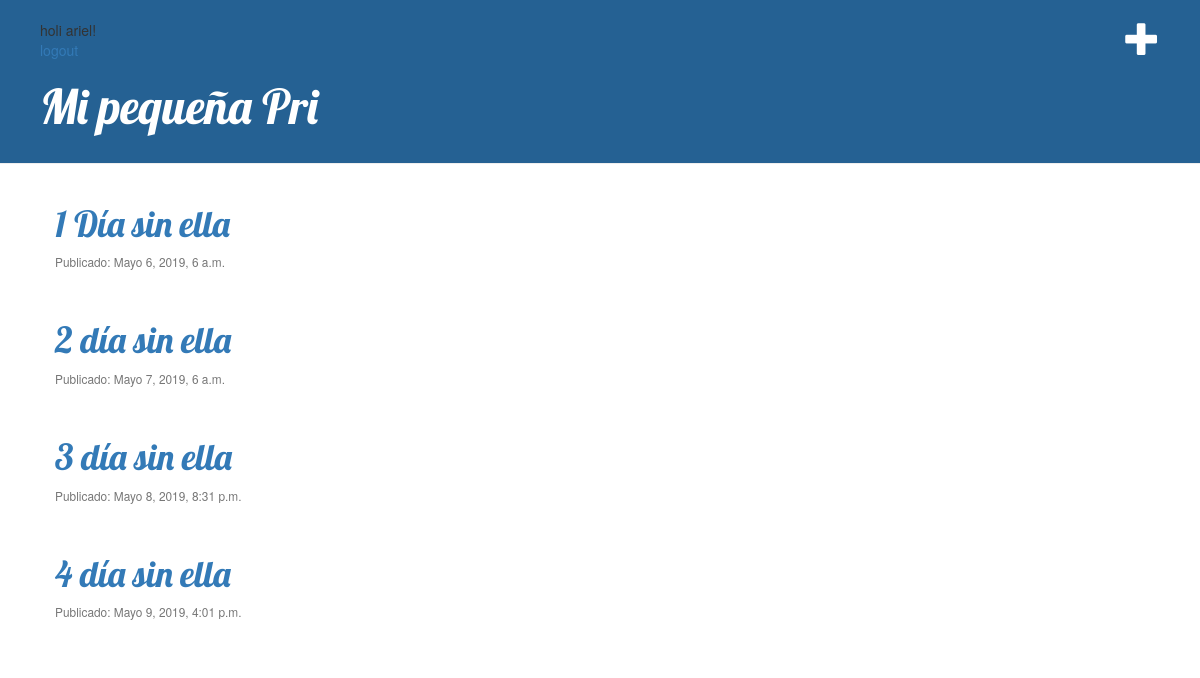
Page / (signed in) on the earlier database version.
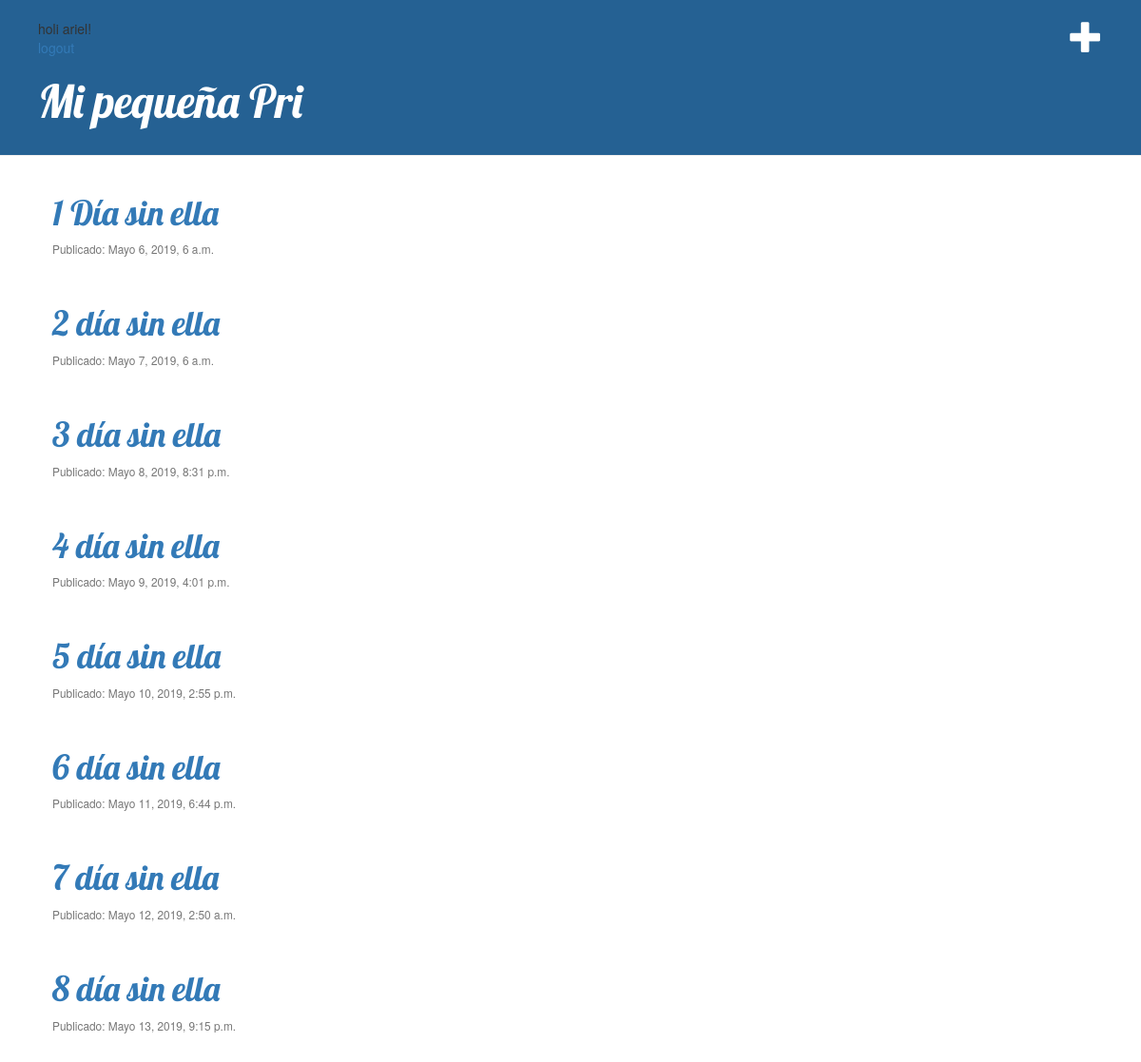
Same page on the later database version.
### blog/models.py (models this page shows, shortened)
class Post(models.Model):
    author = models.ForeignKey('auth.User', on_delete=models.CASCADE)
    title = models.CharField(max_length=200)
    text = models.TextField()
    created_date = models.DateTimeField(
            default=timezone.now)
    published_date = models.DateTimeField(
            blank=True, null=True)

### blog/views.py (the view)
# urls.py: path('', views.post_list, name='post_list'),
@login_required
def post_list(request):
    posts = Post.objects.filter(published_date__lte=timezone.now()).order_by('published_date')
    return render(request, 'blog/post_list.html', {'posts': posts})

### blog/templates/blog/post_list.html
{% extends 'blog/base.html' %}
{% block content %}
              {% for post in posts %}
                    <div class="card  border-dark  mb-3" >
                      <div class="card-body">
                        <h1><a href="{% url 'post_detail' pk=post.pk %}">{{ post.title }}</a></h1>
                        <p class="card-text"><small class="text-muted">Publicado: {{ post.published_date }}</small></p>
<br>
                      </div>
                    </div>
              {% endfor %}
{% endblock %}

### blog/templates/blog/base.html (shortened to what this page needs)
{% load static %}
<html>
    <head>
      <link rel="stylesheet" href="//maxcdn.bootstrapcdn.com/bootstrap/3.2.0/css/bootstrap.min.css">
      <link rel="stylesheet" href="//maxcdn.bootstrapcdn.com/bootstrap/3.2.0/css/bootstrap-theme.min.css">
      <link rel="stylesheet" href="{% static 'css/blog.css' %}">
    </head>
    <body>
    <div class="page-header" >
      {% if user.is_authenticated %}
    <a href="{% url 'post_new' %}" class="top-menu"><span class="glyphicon glyphicon-plus"></span></a>
{% endif %}
{% if user.is_authenticated %}
  holi  {{ user.username }}!
  <p><a href="{% url 'logout' %}">logout</a></p>
{% else %}
  <p>You are not logged in</p>
{% endif %}
        <h1><a href="/">Mi pequeña Pri</a></h1>
    </div>
    <div class="content container">
        <div class="row">
            <div class="col-md-8">
            {% block content %}
            {% endblock %}
            </div>
        </div>
    </div>
</body>
</html>

### blog/static/css/blog.css (style rules this page uses)
.page-header { background-color: #256193; margin-top: 0; padding: 20px 20px 20px 40px; }
.page-header h1, .page-header h1 a, .page-header h1 a:visited, .page-header h1 a:active { color: #ffffff; font-size: 36pt; text-decoration: none; }
.content { margin-left: 40px; }
h1, h2, h3, h4 { font-family: 'Lobster', cursive; }
.top-menu, .top-menu:hover, .top-menu:visited { color: #ffffff; float: right; font-size: 26pt; margin-right: 20px; }

Differences in the rows shown:
added Post: title "5 día sin ella", published_date "Mayo 10, 2019, 2:55 p.m."
added Post: title "6 día sin ella", published_date "Mayo 11, 2019, 6:44 p.m."
added Post: title "7 día sin ella", published_date "Mayo 12, 2019, 2:50 a.m."
added Post: title "8 día sin ella", published_date "Mayo 13, 2019, 9:15 p.m."
